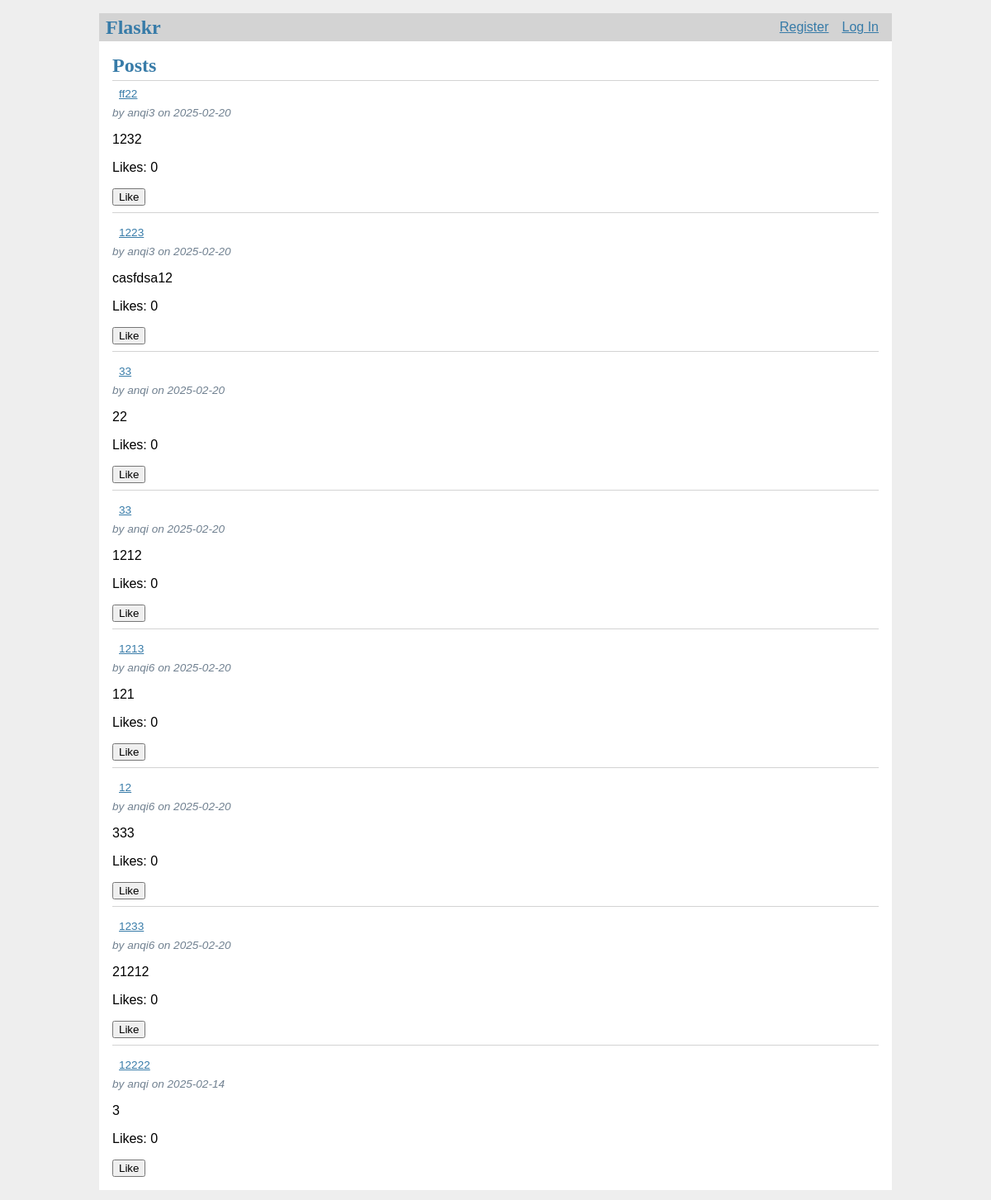
/, run on an earlier commit of the app's database.
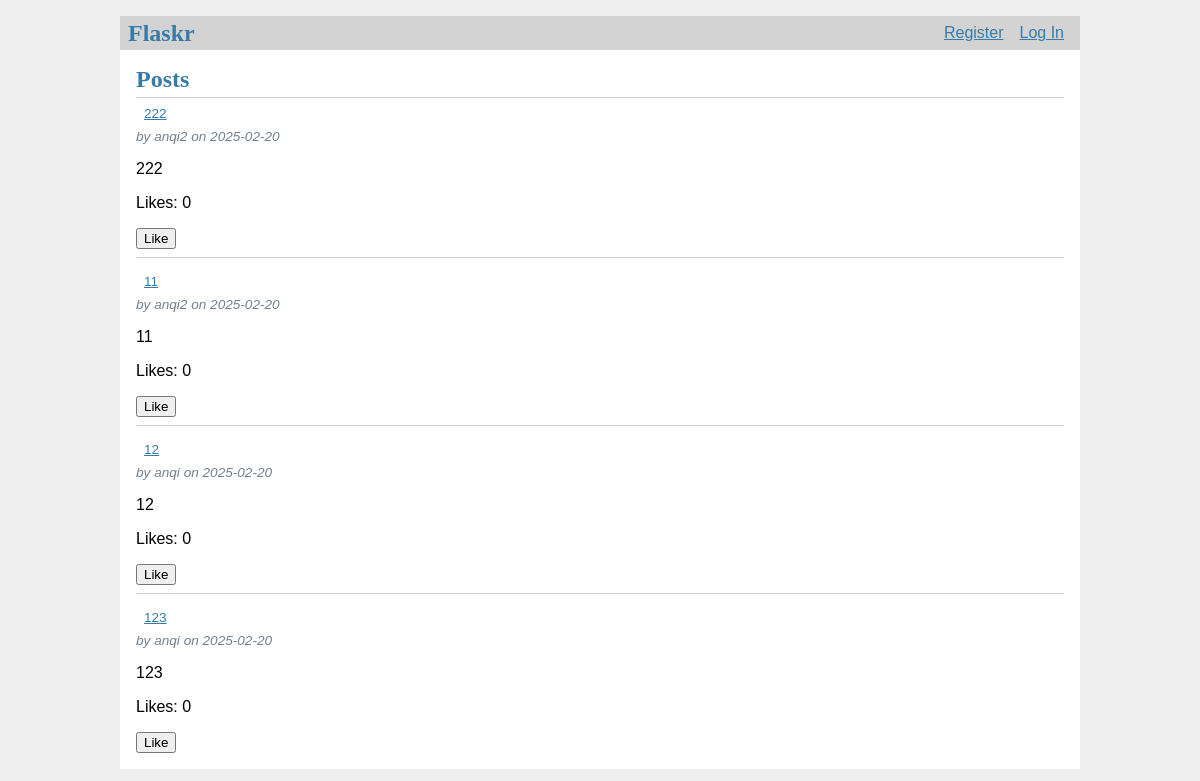
And on a later commit of the database.
### flaskr/db/db.py (models this page shows, shortened)
class Post(sqldb.Model):
    id = sqldb.Column(sqldb.Integer, primary_key=True, autoincrement=True)
    author_id    = sqldb.Column(sqldb.Integer, sqldb.ForeignKey('user.id'), nullable=False) # User.id will cause an error: can't find foreign key
    created      = sqldb.Column(sqldb.DateTime, nullable=False, default=datetime.utcnow)
    title        = sqldb.Column(sqldb.String(120), nullable=False)
    body         = sqldb.Column(sqldb.Text, nullable=False)

### flaskr/blog/blog.py (the view)
@bp.route('/')
def index():
    try:
        query = (
            Post.query
            .outerjoin(Like, Post.id == Like.post_id)  # 改为外连接
            .join(User, Post.author_id == User.id)
            .add_columns(
                Post.id,
                Post.title,
                Post.body,
                Post.created,
                Post.author_id,
                User.username,
                func.coalesce(func.count(Like.post_id), 0).label('likes')  # 处理空值
            )
            .group_by(Post.id)
            .order_by(desc(Post.created))
)
        results = query.all()
    except AttributeError as e:
        print(f"An error occurred: {e}")
        posts = []
    return render_template('./index.html', posts=results)

### flaskr/auth/auth.py (called while the page is built)
@bp.before_app_request
def load_logged_in_user():
    user_id = session.get('user_id')
    if user_id is None:
        g.user = None
    else:
        g.user = User.query.get(user_id)

### flaskr/blog/templates/index.html (shortened to what this page needs)
{% extends 'base.html' %}
{% block header %}
  <h1>{% block title %}Posts{% endblock %}</h1>
{% endblock %}
{% block content %}
  {% for post in posts %}
    <article class="post">
      <header>
        <div>
          <a class="action" href="{{ url_for('blog.read', id=post['id']) }}">{{ post['title'] }}</a>
          <div class="about">by {{ post['username'] }} on {{ post['created'].strftime('%Y-%m-%d') }}</div>
        </div>
      </header>
      <p class="body">{{ post['body'] }}</p>
      <p class="likes">Likes: <span id="likes-{{ post['id'] }}">{{ post['likes'] }}</span></p>
      <button class="like-button" data-post-id="{{ post['id'] }}" data-user-id="{{ g.user['id'] }}">Like</button>
    </article>
    {% if not loop.last %}
      <hr>
    {% endif %}
  {% endfor %}
{% endblock %}

### flaskr/templates/base.html (shortened to what this page needs)
<!doctype html>
<link rel="stylesheet" href="{{ url_for('static', filename='style.css') }}">
<nav>
  <h1>Flaskr</h1>
  <ul>
    {% if g.user %}
      <li><span>{{ g.user['username'] }}</span>
      <li><a href="{{ url_for('auth.logout') }}">Log Out</a>
    {% else %}
      <li><a href="{{ url_for('auth.register') }}">Register</a>
      <li><a href="{{ url_for('auth.login') }}">Log In</a>
    {% endif %}
  </ul>
</nav>
<section class="content">
  <header>
    {% block header %}{% endblock %}
  </header>
  {% block content %}{% endblock %}
</section>

### flaskr/static/style.css (style rules this page uses)
h1 { font-family: serif; color: #377ba8; margin: 1rem 0; }
a { color: #377ba8; }
hr { border: none; border-top: 1px solid lightgray; }
nav { background: lightgray; display: flex; align-items: center; padding: 0 0.5rem; }
nav h1 { flex: auto; margin: 0; }
nav ul { display: flex; list-style: none; margin: 0; padding: 0; }
nav ul li a, nav ul li span, header .action { display: block; padding: 0.5rem; }
.content { padding: 0 1rem 1rem; }
.content > header { border-bottom: 1px solid lightgray; display: flex; align-items: flex-end; }
.content > header h1 { flex: auto; margin: 1rem 0 0.25rem 0; }
.post > header { display: flex; align-items: flex-end; font-size: 0.85em; }
.post > header > div:first-of-type { flex: auto; }
.post .about { color: slategray; font-style: italic; }
.post .body { white-space: pre-line; }
.content:last-child { margin-bottom: 0; }

What changed in the data, as far as the page shows it:
removed Post: title "ff22", username "anqi3", created "2025-02-20", body "1232", likes "0"
removed Post: title "1223", username "anqi3", created "2025-02-20", body "casfdsa12", likes "0"
removed Post: title "33", username "anqi", created "2025-02-20", body "22", likes "0"
removed Post: title "33", username "anqi", created "2025-02-20", body "1212", likes "0"
removed Post: title "1213", username "anqi6", created "2025-02-20", body "121", likes "0"
added Post: title "222", username "anqi2", created "2025-02-20", body "222", likes "0"
changed Post (number 2 of 4 on the later page): title "12" → "11"; username "anqi6" → "anqi2"; body "333" → "11"
changed Post (number 3 of 4 on the later page): title "1233" → "12"; username "anqi6" → "anqi"; body "21212" → "12"
changed Post (number 4 of 4 on the later page): title "12222" → "123"; created "2025-02-14" → "2025-02-20"; body "3" → "123"
